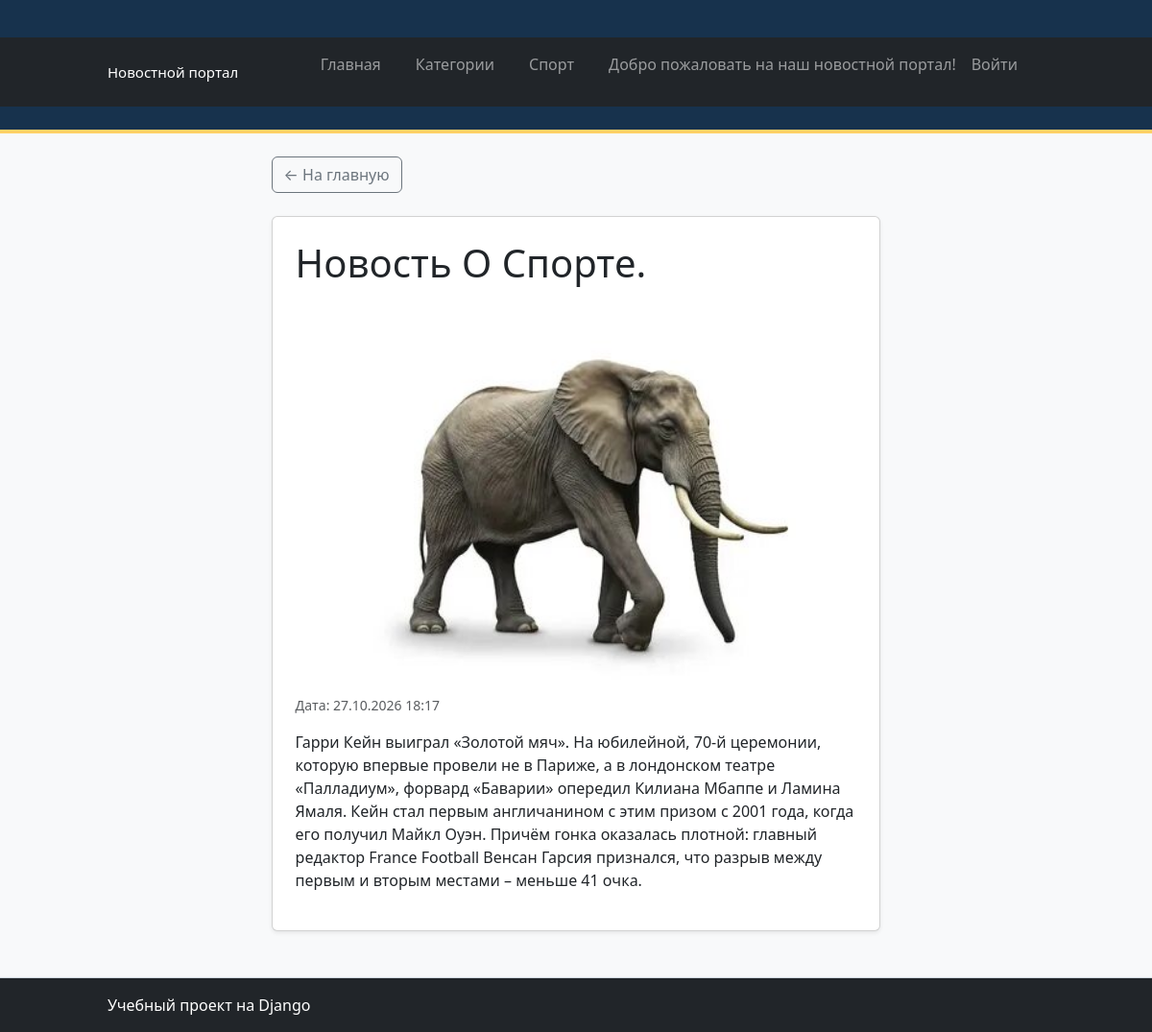
Page /article/10/ on the earlier database version.
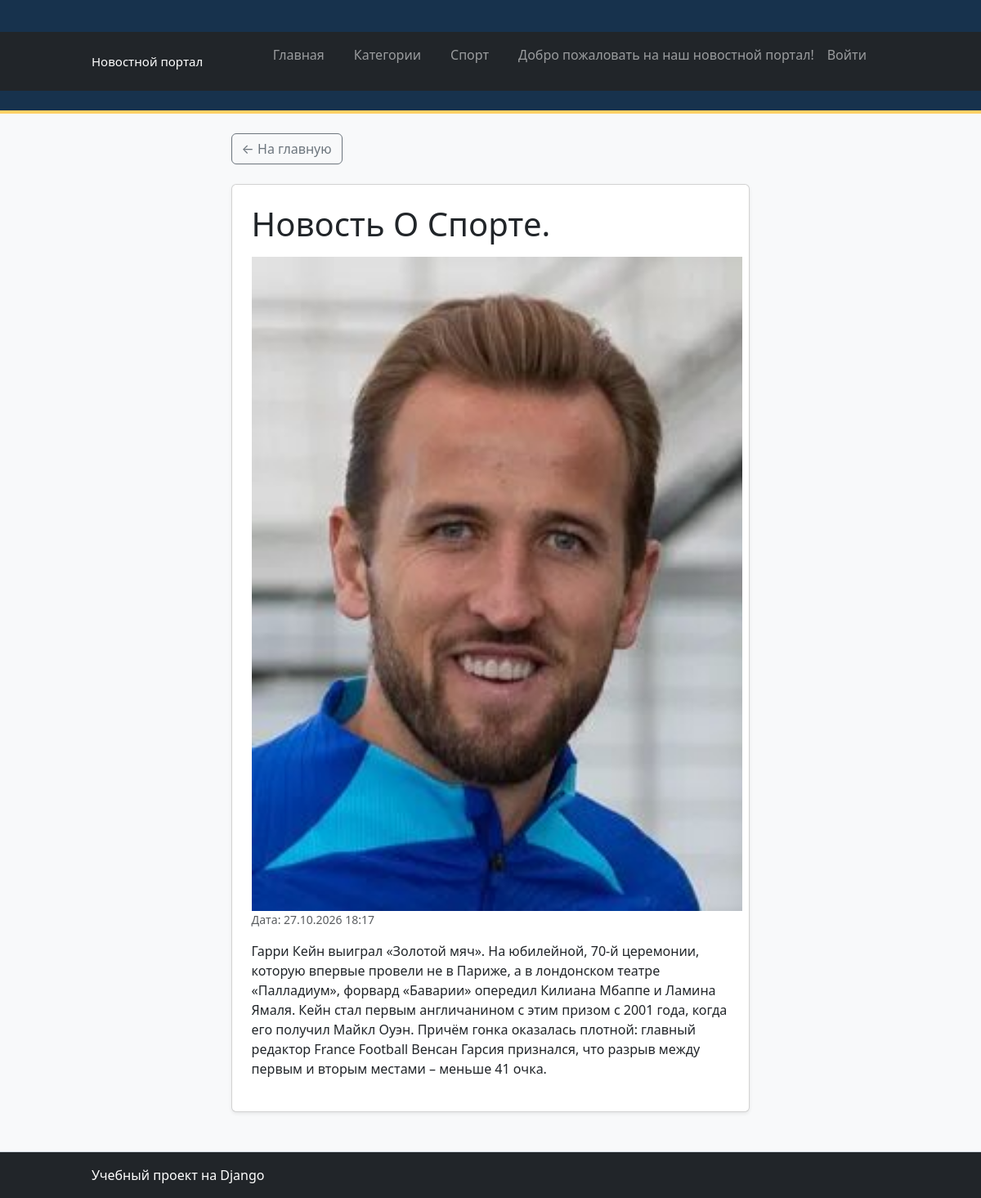
Same page on the later database version.
### news/models.py (models this page shows, shortened)
class Article(models.Model):
    title = models.CharField(
        max_length=200,
        verbose_name="Заголовок",
    )
    content = models.TextField(
        verbose_name="Текст новости",
    )
    created_at = models.DateTimeField(
        auto_now_add=True,
        verbose_name="Дата создания",
    )
    is_published = models.BooleanField(
        default=False,
        verbose_name="Опубликована",
    )
    author = models.CharField(
        max_length=100,
        default="Редакция",
        verbose_name="Автор",
    )
    category = models.CharField(
        max_length=100,
        default="Общее",
        verbose_name="Категория",
    )
    image = models.ImageField(
        upload_to="articles/",
        blank=True,
        null=True,
        verbose_name="Изображение"
    )
    is_active = models.BooleanField(
        default=True,
        verbose_name="Активна"
    )

### news/views.py (the view)
def article_detail(request, article_id):
    article = Article.objects.get(id=article_id)
    context = {
        "article": article,
    }
    return render(
        request,
        "news/article_detail.html",
        context,
    )

### news/templates/news/article_detail.html (shortened to what this page needs)
{% extends "news/base.html" %}
{% block content %}
<article class="container">
    <div class="row justify-content-center">
        <div class="col-lg-9">
            <a href="{% url 'home' %}" class="btn btn-outline-secondary mb-4">
                ← На главную
            </a>
            <div class="card shadow-sm">
                <div class="card-body p-4">
                    <h1 class="card-title mb-3">
                        {{ article.title }}
                    </h1>
                    {% if article.image %}
                        <img
                            src="{{ article.image.url }}"
                            alt="{{ article.title }}"
                            width="600"
                        >
                    {% endif %}
                    {% if article.created_at %}
                        <p class="text-muted small">
                            Дата:
                            {{ article.created_at|date:"d.m.Y H:i" }}
                        </p>
                    {% endif %}
                    <div class="article-content">
                        {{ article.content|linebreaks }}
                    </div>
                </div>
            </div>
        </div>
    </div>
</article>
{% endblock %}

Differences in the rows shown:
changed Article "Новость О Спорте.": image: a different picture
